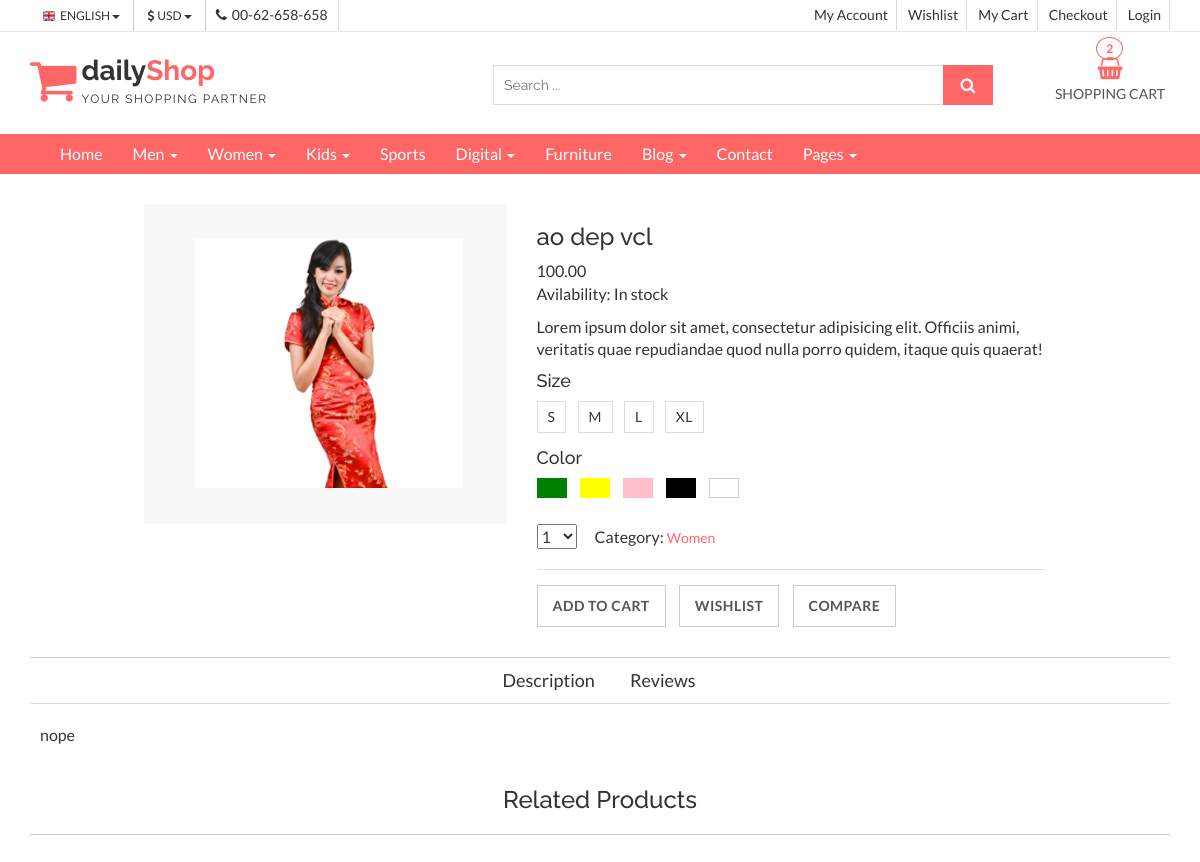
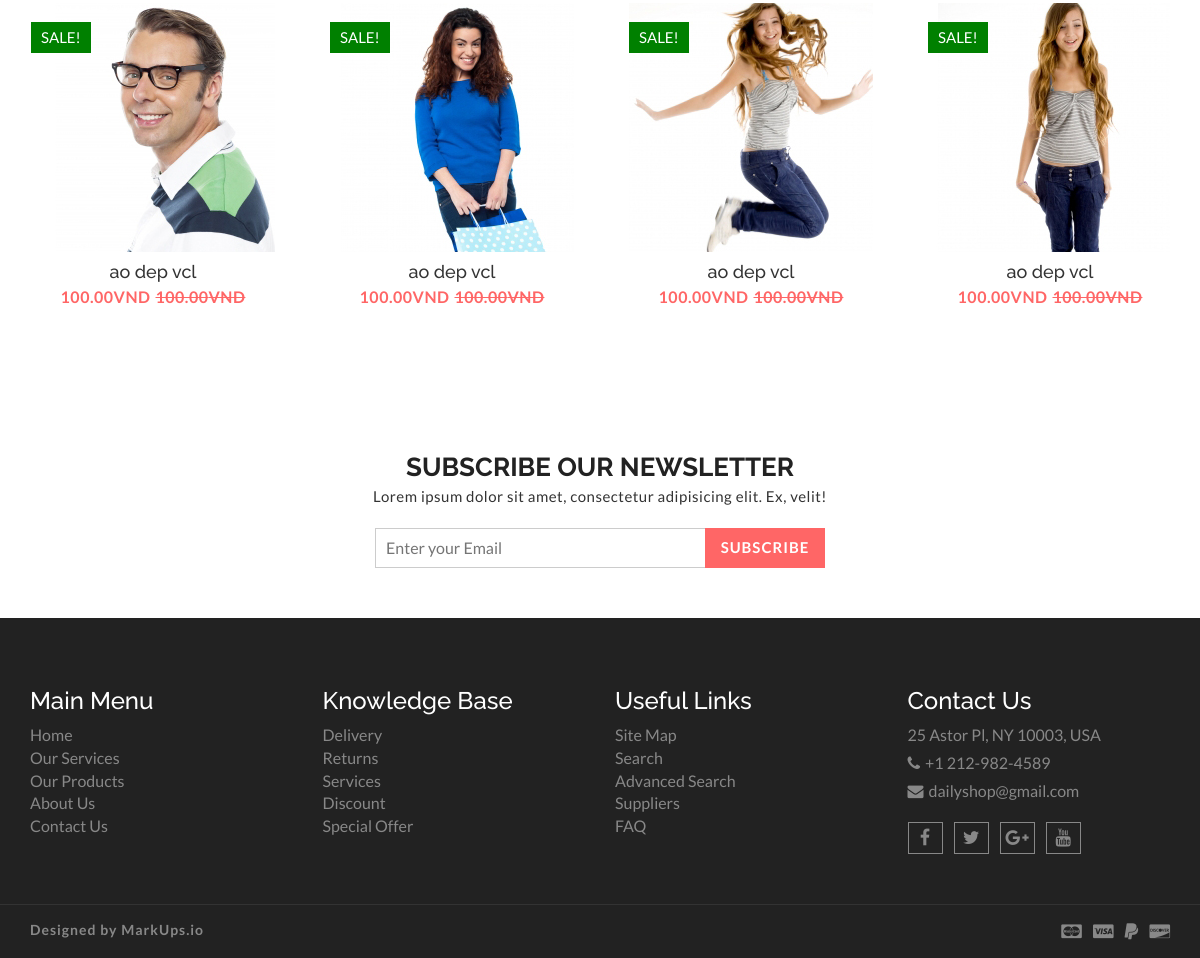
Page /5/ao-dep-vcl/ on the committed database (2 pictures, top to bottom).
### shop/models.py (models this page shows, shortened)
class Product(models.Model):
	category = models.ForeignKey(Category,
		                        on_delete=models.CASCADE,
		                        related_name='products')
	name = models.CharField(max_length=200, db_index=True)
	slug = models.SlugField(max_length=200, db_index=True)
	image = models.ImageField(upload_to='products', blank=True)
	description = models.TextField(blank=True)
	price = models.DecimalField(max_digits=10, decimal_places=2)
	available = models.BooleanField(default=True)
	created = models.DateTimeField(auto_now_add=True)
	updated = models.DateTimeField(auto_now=True)
	class Meta:
		ordering = ('name',)
		index_together = (('id', 'slug'),)

class Category(models.Model):
	name = models.CharField(max_length=200, db_index=True)
	slug = models.SlugField(max_length=200, unique=True)
	class Meta:
		ordering = ('id',)
		verbose_name = 'category'
		verbose_name_plural = 'categories'
	def __str__(self):
		return self.name

### shop/views.py (the view)
# urls.py: path('<int:id>/<slug:slug>/', views.product_detail, name='product_detail'),
def product_detail(request, id, slug):
	products = Product.objects.filter(available=True)[:4]
	product = get_object_or_404(Product, id=id, slug=slug)
	context = {
	    'product': product,
	    'products': products
	}
	return render(request, 'shop/product/detail.html', context)

### templates/shop/product/detail.html (shortened to what this page needs)
{% extends "base.html" %}
{% load static %}
{% block content %}
 <section id="menu">
    <div class="container">
      <div class="menu-area">
        <div class="navbar navbar-default" role="navigation">
            <div class="navbar-collapse collapse">
            <ul class="nav navbar-nav">
              <li><a href="index.html">Home</a></li>
              <li><a href="#">Men <span class="caret"></span></a>
              </li>
              <li><a href="#">Women <span class="caret"></span></a>
              </li>
              <li><a href="#">Kids <span class="caret"></span></a>
              </li>
              <li><a href="#">Sports</a></li>
             <li><a href="#">Digital <span class="caret"></span></a>
              </li>
              <li><a href="#">Furniture</a></li>
              <li><a href="blog-archive.html">Blog <span class="caret"></span></a>
              </li>
              <li><a href="contact.html">Contact</a></li>
              <li><a href="#">Pages <span class="caret"></span></a>
              </li>
            </ul>
          </div>
        </div>
      </div>
      </div>
  </section>
  <section id="aa-product-details">
    <div class="container">
      <div class="row">
        <div class="col-md-12">
          <div class="aa-product-details-area">
            <div class="aa-product-details-content">
              <div class="row">
                <div class="col-md-5 col-sm-5 col-xs-12">
                  <div class="aa-product-view-slider">
                    <div id="demo-1" class="simpleLens-gallery-container">
                      <div class="simpleLens-container">
                        <div class="simpleLens-big-image-container"><a data-lens-image="img/view-slider/large/polo-shirt-1.png" class="simpleLens-lens-image"><img src="{{ product.image.url }}" class="simpleLens-big-image"></a></div>
                      </div>
                    </div>
                  </div>
                </div>
                <div class="col-md-7 col-sm-7 col-xs-12">
                  <div class="aa-product-view-content">
                    <h3>{{ product.name }}</h3>
                    <div class="aa-price-block">
                      <span class="aa-product-view-price">{{ product.price }}</span>
                      <p class="aa-product-avilability">Avilability: <span>In stock</span></p>
                    </div>
                    <p>Lorem ipsum dolor sit amet, consectetur adipisicing elit. Officiis animi, veritatis quae repudiandae quod nulla porro quidem, itaque quis quaerat!</p>
                    <h4>Size</h4>
                    <div class="aa-prod-view-size">
                      <a href="#">S</a>
                      <a href="#">M</a>
                      <a href="#">L</a>
                      <a href="#">XL</a>
                    </div>
                    <h4>Color</h4>
                    <div class="aa-color-tag">
                      <a href="#" class="aa-color-green"></a>
                      <a href="#" class="aa-color-yellow"></a>
                      <a href="#" class="aa-color-pink"></a>
                      <a href="#" class="aa-color-black"></a>
                      <a href="#" class="aa-color-white"></a>
                    </div>
                    <div class="aa-prod-quantity">
                      <form action="">
                        <select id="" name="">
                          <option selected="1" value="0">1</option>
                        </select>
                      </form>
                      <p class="aa-prod-category">
                        Category: <a href="#">{{ product.category }}</a>
                      </p>
                    </div>
                    <div class="aa-prod-view-bottom">
                      <a class="aa-add-to-cart-btn" href="#">Add To Cart</a>
                      <a class="aa-add-to-cart-btn" href="#">Wishlist</a>
                      <a class="aa-add-to-cart-btn" href="#">Compare</a>
                    </div>
                  </div>
                </div>
              </div>
            </div>
            <div class="aa-product-details-bottom">
              <ul class="nav nav-tabs" id="myTab2">
                <li><a href="#description" data-toggle="tab">Description</a></li>
                <li><a href="#review" data-toggle="tab">Reviews</a></li>
              </ul>
              <div class="tab-content">
                <div class="tab-pane fade in active" id="description">
                  {{ product.description }}
                </div>
              </div>
            </div>
            <div class="aa-product-related-item">
              <h3>Related Products</h3>
              <ul class="aa-product-catg aa-related-item-slider">
              	{% for p in products %}
                <li>
                  <figure>
                    <a class="aa-product-img" href="#"><img src="{{ p.image.url }}" alt="polo shirt img"></a>
                     <figcaption>
                      <h4 class="aa-product-title"><a href="#">{{ p.name }}</a></h4>
                      <span class="aa-product-price">{{ p.price }}VND</span><span class="aa-product-price"><del>{{ p.price }}VND</del></span>
                    </figcaption>
                  </figure>
                  <span class="aa-badge aa-sale" href="#">SALE!</span>
                </li>
                 {% endfor %}
              </ul>
            </div>
          </div>
        </div>
      </div>
    </div>
  </section>
  <section id="aa-subscribe">
    <div class="container">
      <div class="row">
        <div class="col-md-12">
          <div class="aa-subscribe-area">
            <h3>Subscribe our newsletter </h3>
            <p>Lorem ipsum dolor sit amet, consectetur adipisicing elit. Ex, velit!</p>
            <form action="" class="aa-subscribe-form">
              <input type="email" name="" id="" placeholder="Enter your Email">
              <input type="submit" value="Subscribe">
            </form>
          </div>
        </div>
      </div>
    </div>
  </section>
  {% endblock %}

### static/css/theme-color/default-theme.css (style rules this page uses)
#menu { background-color: #ff6666; }
.aa-product-catg li .aa-product-price { color: #ff6666; }
#aa-subscribe .aa-subscribe-area .aa-subscribe-form input[type="submit"] { background: #ff6666 none repeat scroll 0 0; border: 1px solid #ff6666; }
#aa-product-details .aa-product-details-area .aa-product-details-content .aa-product-view-content .aa-prod-quantity .aa-prod-category a { color: #ff6666; }

### rows in the picture
Product: image (picture), name "ao dep vcl", price "100.00", category "Women", description "nope"
Product: image (picture), name "ao dep vcl", price "100.00"
Product: image (picture), name "ao dep vcl", price "100.00"
Product: image (picture), name "ao dep vcl", price "100.00"
Product: image (picture), name "ao dep vcl", price "100.00"
